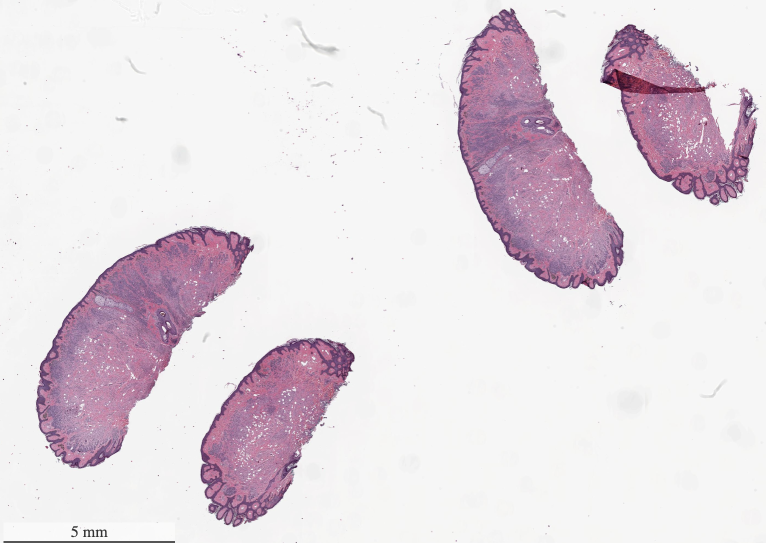
#> input picture image_annotator/src/pages/image.png, 1532 x 1086 px (shown at 1/2 size)
$ python -i ai_detector.py   (imports and definitions only)
#> lines starting #> are read from the running program, lines starting #| are printed output that depends on the picture
import cv2
import numpy as np
from PIL import Image
import io
import pyvips

# [104 lines left out: function detect_cells_demo, not called in this run]


def detect_cells_from_bytes(image_bytes):
    """
    Detect cells from image bytes
    """
    # Convert bytes to numpy array
    nparr = np.frombuffer(image_bytes, np.uint8)
    img = cv2.imdecode(nparr, cv2.IMREAD_COLOR)

    if img is None:
        raise ValueError("Cannot decode image")

    # Get image dimensions
    height, width = img.shape[:2]

    # Convert to grayscale
    gray = cv2.cvtColor(img, cv2.COLOR_BGR2GRAY)

    # Apply threshold to find dark regions
    _, thresh = cv2.threshold(gray, 180, 255, cv2.THRESH_BINARY_INV)

    # Apply morphological operations
    kernel = np.ones((5, 5), np.uint8)
    thresh = cv2.morphologyEx(thresh, cv2.MORPH_CLOSE, kernel)
    thresh = cv2.morphologyEx(thresh, cv2.MORPH_OPEN, kernel)

    # Find contours
    contours, _ = cv2.findContours(thresh, cv2.RETR_EXTERNAL, cv2.CHAIN_APPROX_SIMPLE)

    # Convert contours to bounding boxes
    predictions = []
    cell_types = ['LSIL', 'HSIL', 'ASC-US', 'ASC-H', 'Normal', 'Abnormal']

    for i, contour in enumerate(contours):
        x, y, w, h = cv2.boundingRect(contour)
        area = w * h

        if area < 100 or area > 50000:
            continue

        vp_x = x / width
        vp_y = y / height
        vp_w = w / width
        vp_h = h / height

        confidence = np.random.uniform(0.7, 0.98)
        cell_type = np.random.choice(cell_types, p=[0.15, 0.1, 0.15, 0.1, 0.3, 0.2])

        prediction = {
            'geometry': {
                'x': float(vp_x),
                'y': float(vp_y),
                'width': float(vp_w),
                'height': float(vp_h)
            },
            'data': {
                'id': f'ai_pred_{i}',
                'type': 'ai_prediction',
                'class': cell_type,
                'confidence': float(confidence)
            }
        }
        predictions.append(prediction)

    return predictions

>>> import cv2
>>> picture = cv2.imread('image_annotator/src/pages/image.png', cv2.IMREAD_GRAYSCALE)
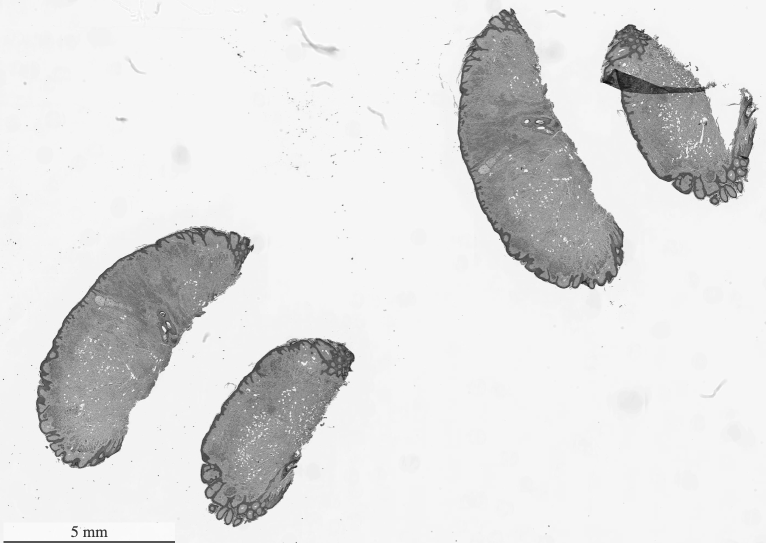
#> picture: shape (1086, 1532) (shown at 1/2 size); min 6, max 255, mean 222.8
#> (the run stopped early here; a loop or call above may not have finished)
